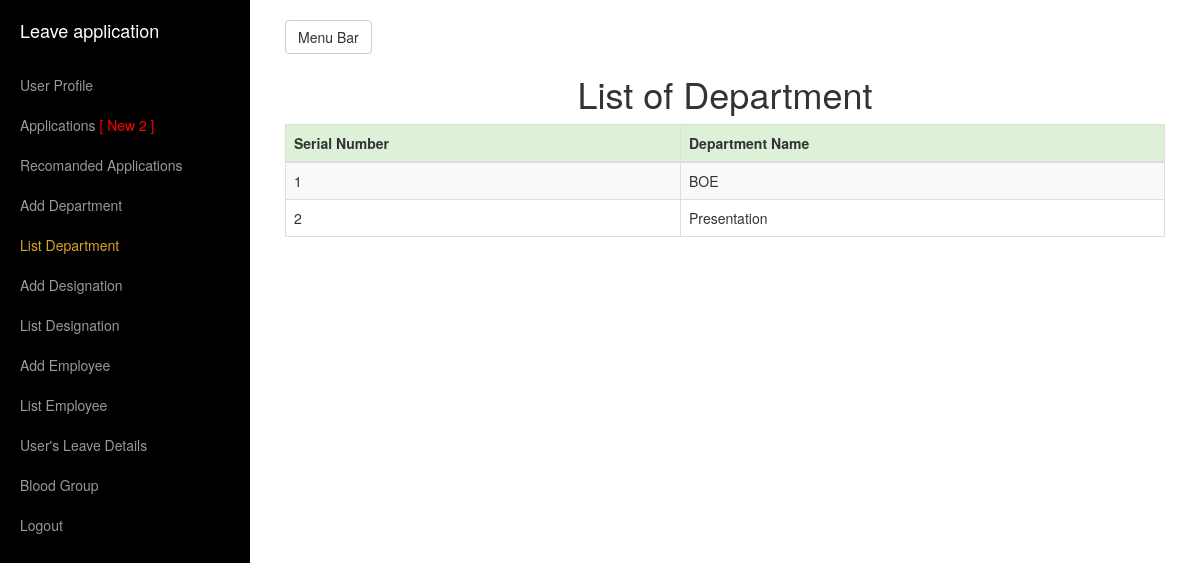
The app's page /view/ListDepartment.php (signed in) with its own data.
### tables this page shows
CREATE TABLE `employeedepartment` (
  `dptId` int(11) NOT NULL,
  `dptName` varchar(100) DEFAULT NULL,
  `dptEmployeeCodeNumberWhoAddDept` varchar(45) DEFAULT NULL
);

### model/DbOperationModel.php (called while the page is built, shortened)
<?php include("ConnectionModel.php"); ?>
<?php
	class DbOperation
	{
		function dbSelect($columnsName,$tablesName,$conditions)
		{
			$objConnection = new Connection();
			$objConnection->dbConnection();
			$con = $objConnection->con;
			$result = mysqli_query($con, "SELECT DISTINCT ".$columnsName." FROM ".$tablesName." WHERE ".$conditions);
			return $result;
		}
		function dbSelectAll($columnsName,$tablesName,$conditions)
		{
			$objConnection = new Connection();
			$objConnection->dbConnection();
			$con = $objConnection->con;
			$result = mysqli_query($con, "SELECT ".$columnsName." FROM ".$tablesName." WHERE ".$conditions);
			return $result;
		}
		function getForRecomandationNumber()
		{
			$objDbOperation = new DbOperation();
			$columnsName = "COUNT(lIsRecomanded)";
			$tablesName = "employeeleaveapplicationdetails";
			$conditions = "lIsRecomanded = 0";
			$result = $objDbOperation->dbSelectAll($columnsName,$tablesName,$conditions);
			return $result;
		}
		function getRecomandationNumber()
		{
			$objDbOperation = new DbOperation();
			$columnsName = "COUNT(lIsRecomanded)";
			$tablesName = "employeeleaveapplicationdetails";
			$conditions = "lIsRecomanded = 1 AND lIsApproved = 0";
			$result = $objDbOperation->dbSelectAll($columnsName,$tablesName,$conditions);
			return $result;
		}
	}
?>

### model/ConnectionModel.php (called while the page is built, shortened)
<?php
	class Connection
	{
		function dbConnection()
		{
			$serverName = "localhost";
			$userName = "root";
			$password = "";
			$con = mysqli_connect($serverName, $userName, $password);
			mysqli_select_db($con, "leaveapp");
			$this->con=$con;
		}
	}
?>

### model/DepartmentModel.php (called while the page is built, shortened)
<?php include("DbOperationModel.php");?>
<?php
	class Department extends DbOperation
	{
		function getAllDpt($DescOrAsc)
		{
			$objDbOperation = new DbOperation();
			$columnsName = "*";
			$tablesName = "`employeedepartment`";
			$conditions = "1 ORDER BY `dptId`".$DescOrAsc;
			$result = $objDbOperation->dbSelect($columnsName,$tablesName,$conditions);
			return $result;
		}
	}
?>

### view/ListDepartment.php (the view, shortened to what this page needs)
<?php include("../model/DepartmentModel.php");
	if(isset($_SESSION['officeUserName']))
	{
		if ($_SESSION['empType'] == 2 || $_SESSION['empType'] == 1)
	{
?>
<!DOCTYPE html>
<html lang="en">
<head>
    <link href="../assets/bootstrap/css/bootstrap.min.css" rel="stylesheet">
    <link href="../assets/css/simple-sidebar.css" rel="stylesheet">
</head>
<body>
    <div id="wrapper">
        <div id="sidebar-wrapper">
            <ul class="sidebar-nav">
                <li class="sidebar-brand">
                    <a href="LeaveApplication.php">Leave application</a>
                </li>
				<li>
                    <a href="UserProfile.php">User Profile</a>
                </li>
					<?php
					$objLeaveApplication = new Department();
					$result = $objLeaveApplication->getForRecomandationNumber();
					while($row = mysqli_fetch_array($result))
					{
					?>
                <li>
                    <a href="Applications.php">Applications <span style="color:red"><?php if($row['COUNT(lIsRecomanded)'] != 0){ ?>[ New <?php echo $row['COUNT(lIsRecomanded)']; ?> ]<?php } ?></span></a>
                </li>
					<?php
					}
					$objLeaveApplication = new Department();
					$result = $objLeaveApplication->getRecomandationNumber();
					while($row = mysqli_fetch_array($result))
					{
					?>
				<li>
                    <a href="RecomandedApplications.php">Recomanded Applications<span style="color:red"><?php if($row['COUNT(lIsRecomanded)'] != 0){ ?> [ New <?php echo $row['COUNT(lIsRecomanded)']; ?> ]<?php } ?></span></a>
                </li>
					<?php
					}
					?>
                <li>
                    <a href="AddDepartment.php">Add Department</a>
                </li>
                <li>
                    <a style="color:#DAA520;" href="ListDepartment.php">List Department</a>
                </li>
                <li>
                    <a href="AddDesignation.php">Add Designation</a>
                </li>
				<li>
                    <a href="ListDesignation.php">List Designation</a>
                </li>
                <li>
                    <a href="AddEmployee.php">Add Employee</a>
                </li>
				<li>
                    <a href="ListEmployee.php">List Employee</a>
                </li>
				<li>
                    <a href="UsersLeaveDetails.php">User's Leave Details</a>
                </li>
                <li>
                    <a href="ListOfUserBlood.php">Blood Group</a>
                </li>
                <li>
                    <a href="../controller/LogoutController.php">Logout</a>
                </li>
            </ul>
        </div>
        <div id="page-content-wrapper">
            <div class="container-fluid">
                <div class="row">
                    <div class="col-lg-12">
                        <a href="#menu-toggle" class="btn btn-default" id="menu-toggle">Menu Bar</a>
                        <h1 align="center">List of Department</h1>
                        <div class="table-responsive">
							<table class="table table-bordered table-hover table-striped">
								<thead>
									<tr class="success">
										<th>Serial Number</th>
										<th>Department Name</th>
									</tr>
								</thead>
								<tbody>
									<?php
									$objDepartment = new Department();
									$Asc = "ASC";
									$result = $objDepartment->getAllDpt($Asc);
									while($row = mysqli_fetch_array($result))
									{
									?>
										<tr>
											<td><?php echo $row['dptId'] ?></td>
											<td><?php echo $row['dptName'] ?></td>
										</tr>
									<?php
									}
									?>
								</tbody>
							</table>
						</div>
                    </div>
                </div>
            </div>
        </div>
    </div>
</body>
</html>
<?php
	}
	else
	{
		header("Location:../view/LeaveApplication.php");
	}
	}
	else
	{
		header("Location:../");
	}
?>

### assets/css/simple-sidebar.css (style rules this page uses)
#wrapper { padding-left: 0; -webkit-transition: all 0.5s ease; -moz-transition: all 0.5s ease; -o-transition: all 0.5s ease; transition: all 0.5s ease; }
#sidebar-wrapper { z-index: 1000; position: fixed; left: 250px; width: 0; height: 100%; margin-left: -250px; overflow-y: auto; background: #000; -webkit-transition: all 0.5s ease; -moz-transition: all 0.5s ease; -o-transition: all 0.5s ease; transition: all 0.5s ease; }
#page-content-wrapper { width: 100%; position: absolute; padding: 15px; }
.sidebar-nav { position: absolute; top: 0; width: 250px; margin: 0; padding: 0; list-style: none; }
.sidebar-nav li { text-indent: 20px; line-height: 40px; }
.sidebar-nav li a { display: block; text-decoration: none; color: #999999; }
.sidebar-nav > .sidebar-brand { height: 65px; font-size: 18px; line-height: 60px; }
.sidebar-nav > .sidebar-brand a { color: #999999; }
@media (min-width:768px) { #wrapper { padding-left: 250px; } }
@media (min-width:768px) { #sidebar-wrapper { width: 250px; } }
@media (min-width:768px) { #page-content-wrapper { padding: 20px; position: relative; } }

### records on screen
employeedepartment: dptId "1", dptName "BOE"
employeedepartment: dptId "2", dptName "Presentation"

### other values on screen
$row['COUNT(lIsRecomanded)'] "2"
